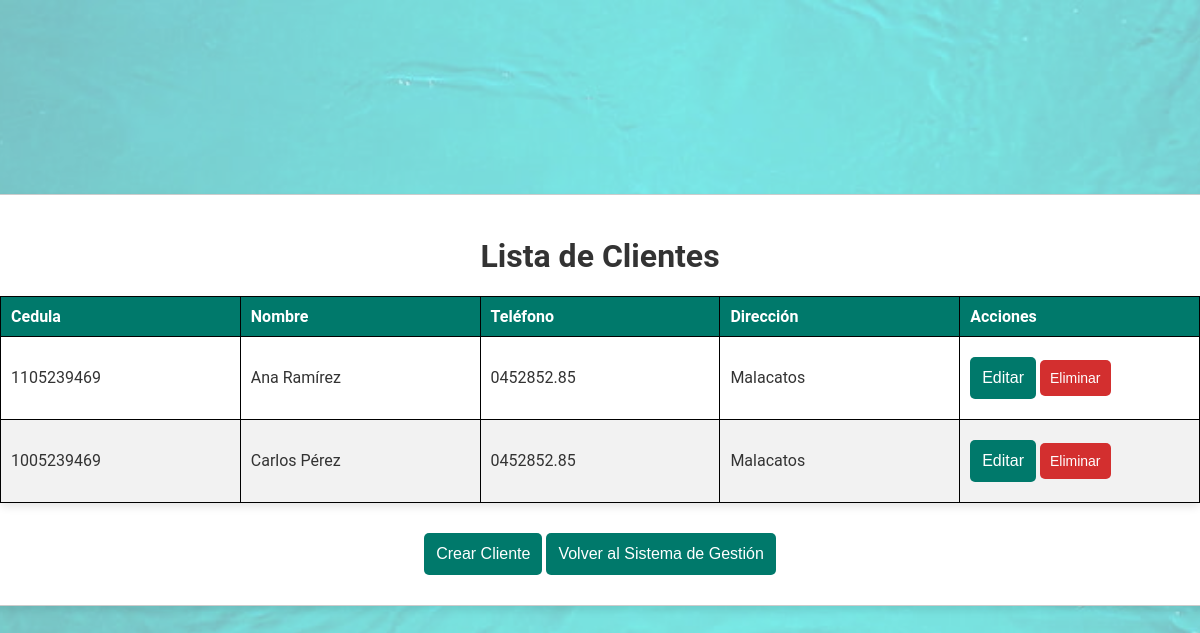
Page /clientes/ on the earlier database version.
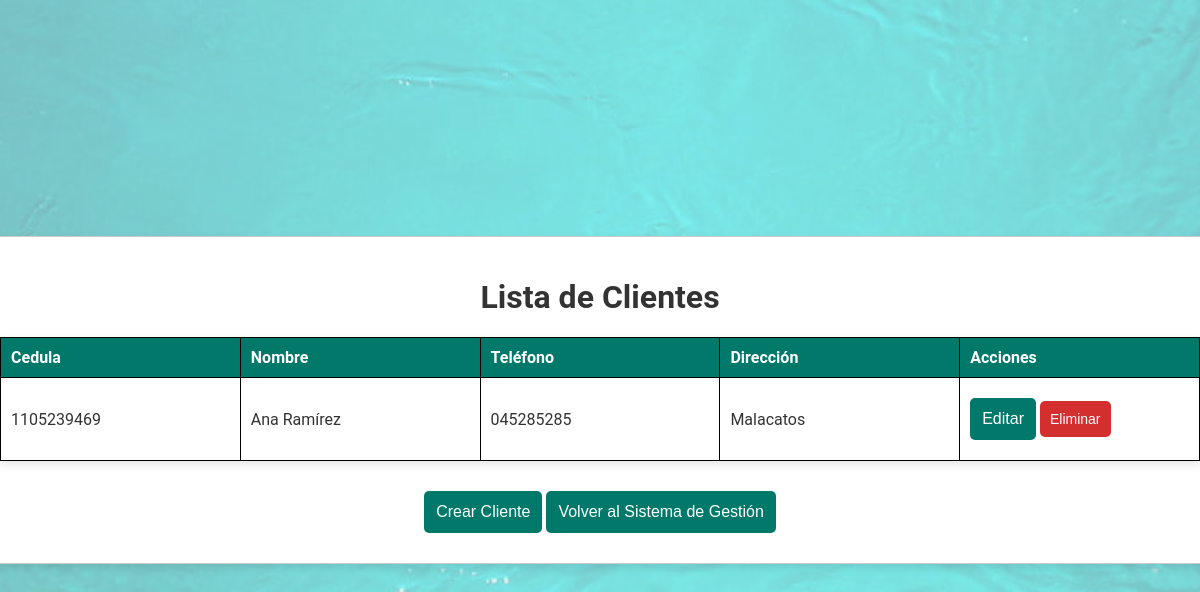
Same page on the later database version.
### Farmacia/models.py (models this page shows, shortened)
class Persona(models.Model):
    cedula = models.CharField(max_length=10, primary_key=True)
    nombre = models.CharField(max_length=50)
    teléfono = models.CharField(max_length=10)
    class Meta:
        abstract = True

class Cliente(Persona):
    dirección = models.CharField(max_length=50)

### Farmacia/views.py (the view)
# urls.py: path('clientes/', views.cliente_list, name='cliente_list'),
def cliente_list(request):
    clientes = Cliente.objects.all()
    return render(request, 'clientes/cliente_list.html', {'clientes': clientes})

### templates/clientes/cliente_list.html (shortened to what this page needs)
<!DOCTYPE html>
<html lang="es">
<head>
    {% load static %}
    <link rel="stylesheet" href="{% static 'css/tablas.css' %}">
</head>
<body class="cliente-list">
    <div class="container">
        <h1>Lista de Clientes</h1>
        <table class="styled-table">
            <thead>
                <tr>
                    <th>Cedula</th>
                    <th>Nombre</th>
                    <th>Teléfono</th>
                    <th>Dirección</th>
                    <th>Acciones</th>
                </tr>
            </thead>
            <tbody>
                {% for cliente in clientes %}
                    <tr>
                        <td>{{ cliente.cedula }}</td>
                        <td>{{ cliente.nombre }}</td>
                        <td>{{ cliente.teléfono }}</td>
                        <td>{{ cliente.dirección }}</td>
                        <td>
                            <a href="{% url 'cliente_update' cliente.pk %}"><button class="edit">Editar</button></a>
                            <a href="{% url 'cliente_delete' cliente.pk %}"><button class="delete">Eliminar</button></a>
                        </td>
                    </tr>
                {% endfor %}
            </tbody>
        </table>
        <a href="{% url 'cliente_create' %}"><button>Crear Cliente</button></a>
        <a href="{% url 'management_system' %}"><button>Volver al Sistema de Gestión</button></a>
    </div>
</body>
</html>

Differences in the rows shown:
removed Cliente: cedula "1005239469", nombre "Carlos Pérez", teléfono "0452852.85", dirección "Malacatos"
changed Cliente "Ana Ramírez": teléfono "0452852.85" → "045285285"
